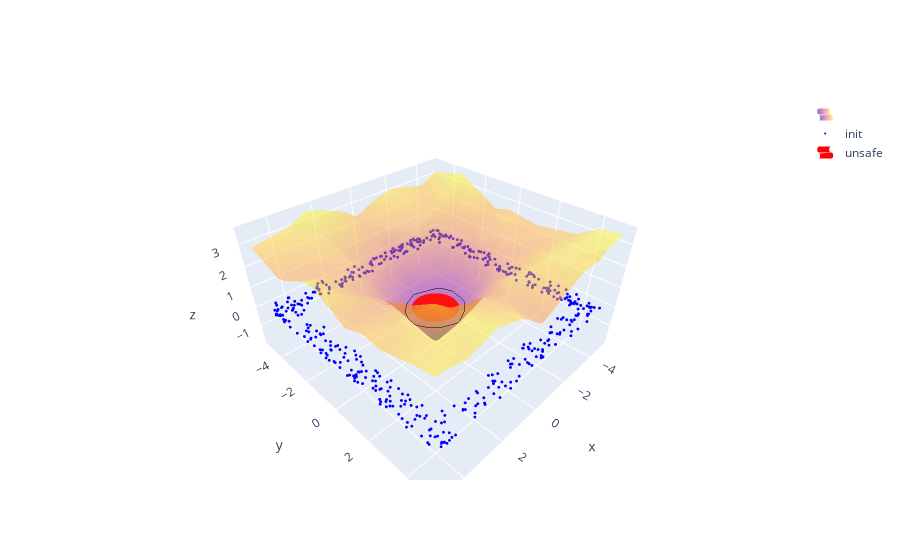
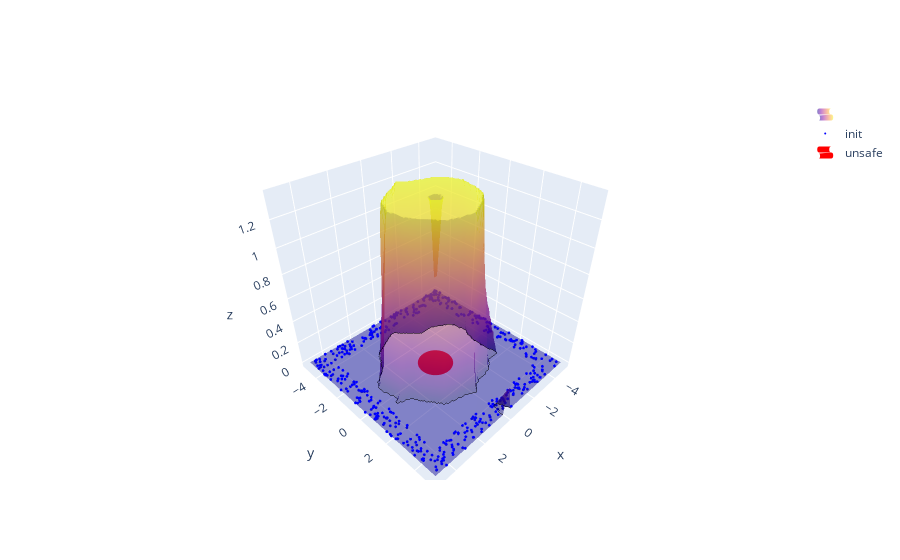

The notebook cell these images were saved under, in order:
### Markdown cell above
Let us spend some words on the loss weights.

For finding a candidate CBF, we minimize the following loss

$$
\mathcal{L} = \lambda_{init} \, \mathcal{L}_{init} + \lambda_{unsafe} \, \mathcal{L}_{unsafe} + \lambda_{lie} \, \mathcal{L}_{lie} + \lambda_{robust} \, \mathcal{L}_{robust} + \lambda_{reg-b} \, \mathcal{L}_{reg-b} + \lambda_{reg-s} \, \mathcal{L}_{reg-s}
$$

where:
- $\mathcal{L}_{init}$ penalizes counter-examples in the dataset of initial states; 
- $\mathcal{L}_{unsafe}$ penalizes counter-examples in the dataset of unsafe states; 
- $\mathcal{L}_{lie}$ penalizes counter-examples in the lie dataset;
- $\mathcal{L}_{robust}$ penalizes counter-examples in the robust dataset;
- $\mathcal{L}_{reg-b}$ penalizes states where the CBF is negative, to discourage overconservative CBF functions.
- $\mathcal{L}_{reg-s}$ penalizes states where the compensator is positive, to discourage overconservative compensator functions.

### Code cell
from fosco.plotting.functions import plot_torch_function

cegis = Cegis(
    system=system,
    domains=domains,
    config=config,
    data_gen=data_gen,
    verbose=verbosity
)

result = cegis.solve()


fig = plot_torch_function(
    function=result.barrier, 
    domains=system.domains
)
fig.show()

fig = plot_torch_function(
    function=result.compensator, 
    domains=system.domains
)
fig.show()

### Figure 1 — Plotly figure (JSON) as saved in the notebook; plotly's stock layout.template omitted (floating-point values rounded to 4 significant figures; data arrays with more than 128 entries replaced by an {"elided": "..."} marker saying what was removed)
{"data": [{"contours": {"z": {"color": "black", "end": 0.01, "highlightcolor": "limegreen", "project": {"z": false}, "show": true, "size": 0.01, "start": 0}}, "name": "", "opacity": 0.5, "showlegend": true, "showscale": false, "type": "surface", "x": {"elided": "100x100 float values"}, "y": {"elided": "100x100 float values"}, "z": {"elided": "100x100 float values"}}, {"marker": {"color": "blue", "opacity": 1, "size": 1}, "mode": "markers", "name": "init", "showlegend": true, "type": "scatter3d", "x": {"elided": "500 float values"}, "y": {"elided": "500 float values"}, "z": {"elided": "500 int values"}}, {"colorscale": [[0, "red"], [1, "red"]], "name": "unsafe", "opacity": 1, "showlegend": true, "showscale": false, "type": "surface", "x": {"elided": "40x20 float values"}, "y": {"elided": "40x20 float values"}, "z": {"elided": "40x20 int values"}}], "layout": {}}

### Figure 2 — Plotly figure (JSON) as saved in the notebook; plotly's stock layout.template omitted (floating-point values rounded to 4 significant figures; data arrays with more than 128 entries replaced by an {"elided": "..."} marker saying what was removed)
{"data": [{"contours": {"z": {"color": "black", "end": 0.01, "highlightcolor": "limegreen", "project": {"z": false}, "show": true, "size": 0.01, "start": 0}}, "name": "", "opacity": 0.5, "showlegend": true, "showscale": false, "type": "surface", "x": {"elided": "100x100 float values"}, "y": {"elided": "100x100 float values"}, "z": {"elided": "100x100 float values"}}, {"marker": {"color": "blue", "opacity": 1, "size": 1}, "mode": "markers", "name": "init", "showlegend": true, "type": "scatter3d", "x": {"elided": "500 float values"}, "y": {"elided": "500 float values"}, "z": {"elided": "500 int values"}}, {"colorscale": [[0, "red"], [1, "red"]], "name": "unsafe", "opacity": 1, "showlegend": true, "showscale": false, "type": "surface", "x": {"elided": "40x20 float values"}, "y": {"elided": "40x20 float values"}, "z": {"elided": "40x20 int values"}}], "layout": {}}
